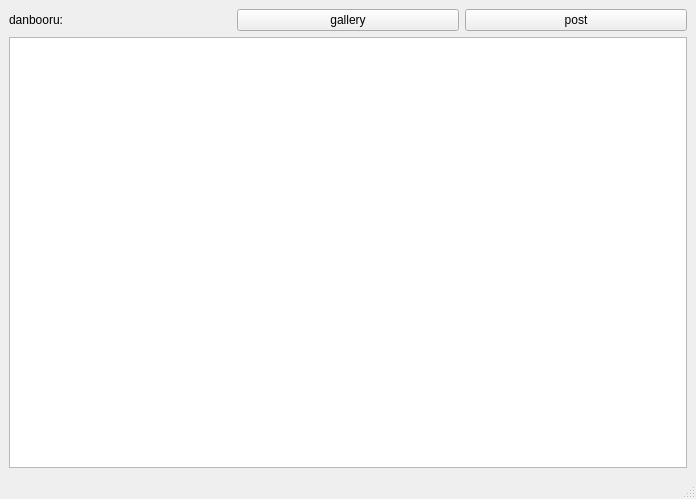
<?xml version="1.0" encoding="UTF-8"?>
<ui version="4.0">
 <class>MainWindow</class>
 <widget class="QMainWindow" name="MainWindow">
  <property name="geometry">
   <rect>
    <x>0</x>
    <y>0</y>
    <width>696</width>
    <height>499</height>
   </rect>
  </property>
  <property name="windowTitle">
   <string>CrawlerPractice2</string>
  </property>
  <widget class="QWidget" name="centralwidget">
   <layout class="QVBoxLayout" name="verticalLayout">
    <item>
     <layout class="QHBoxLayout" name="horizontalLayout">
      <item>
       <widget class="QLabel" name="label_danbooru">
        <property name="text">
         <string>danbooru:</string>
        </property>
       </widget>
      </item>
      <item>
       <widget class="QPushButton" name="PB_danbooru_gallery">
        <property name="text">
         <string>gallery</string>
        </property>
       </widget>
      </item>
      <item>
       <widget class="QPushButton" name="PB_danbooru_post">
        <property name="text">
         <string>post</string>
        </property>
       </widget>
      </item>
     </layout>
    </item>
    <item>
     <widget class="QTextEdit" name="TE_log">
      <property name="readOnly">
       <bool>true</bool>
      </property>
     </widget>
    </item>
   </layout>
  </widget>
  <widget class="QMenuBar" name="menubar">
   <property name="geometry">
    <rect>
     <x>0</x>
     <y>0</y>
     <width>696</width>
     <height>22</height>
    </rect>
   </property>
  </widget>
  <widget class="QStatusBar" name="statusbar"/>
 </widget>
 <resources/>
 <connections/>
</ui>
